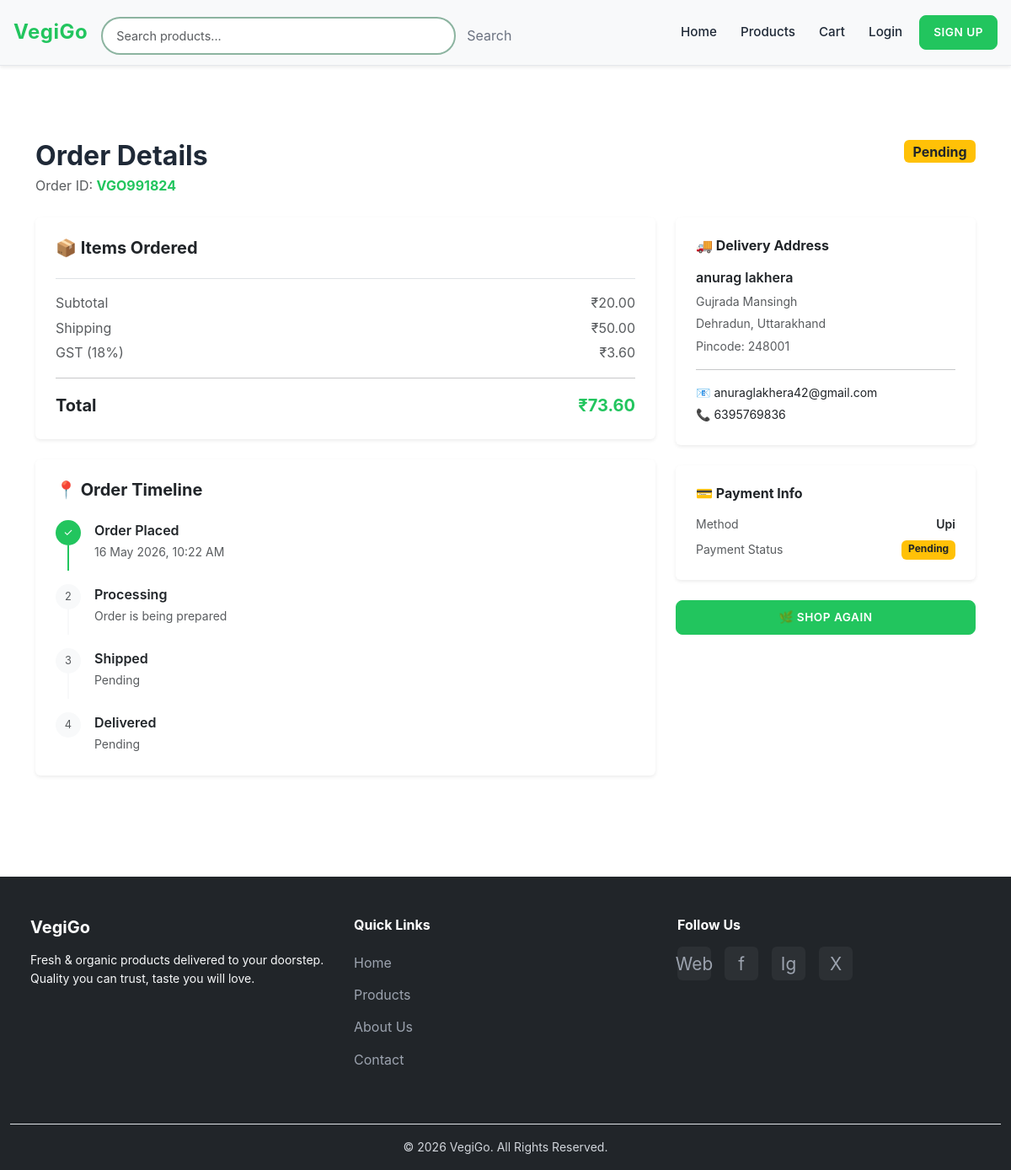
The app's page /order/2/ with its own data.
### vgapp/models.py (models this page shows, shortened)
class Order(models.Model):
    ORDER_STATUS_CHOICES = [
        ('pending',    'Pending'),
        ('processing', 'Processing'),
        ('shipped',    'Shipped'),
        ('delivered',  'Delivered'),
        ('cancelled',  'Cancelled'),
        ('refunded',   'Refunded'),
    ]
    PAYMENT_STATUS_CHOICES = [
        ('pending',   'Pending'),
        ('completed', 'Completed'),
        ('failed',    'Failed'),
        ('refunded',  'Refunded'),
    ]
    PAYMENT_METHOD_CHOICES = [
        ('cod',  'Cash on Delivery'),
        ('card', 'Credit/Debit Card'),
        ('upi',  'UPI'),
    ]
    order_id   = models.CharField(max_length=20, unique=True, blank=True)
    user       = models.ForeignKey(User, on_delete=models.SET_NULL, null=True, blank=True, related_name='orders')
    guest      = models.ForeignKey(GuestUser, on_delete=models.SET_NULL, null=True, blank=True, related_name='orders')
    customer_name  = models.CharField(max_length=255)
    customer_email = models.EmailField()
    customer_phone = models.CharField(max_length=15)
    shipping_address = models.CharField(max_length=255)
    shipping_city    = models.CharField(max_length=100)
    shipping_state   = models.CharField(max_length=100)
    shipping_pincode = models.CharField(max_length=10)
    subtotal      = models.DecimalField(max_digits=10, decimal_places=2, default=0)
    tax           = models.DecimalField(max_digits=10, decimal_places=2, default=0)
    shipping_cost = models.DecimalField(max_digits=10, decimal_places=2, default=0)
    discount      = models.DecimalField(max_digits=10, decimal_places=2, default=0)
    total_amount  = models.DecimalField(max_digits=10, decimal_places=2)
    order_status   = models.CharField(max_length=20, choices=ORDER_STATUS_CHOICES, default='pending')
    payment_status = models.CharField(max_length=20, choices=PAYMENT_STATUS_CHOICES, default='pending')
    payment_method = models.CharField(max_length=20, choices=PAYMENT_METHOD_CHOICES, default='cod')
    notes           = models.TextField(blank=True)
    tracking_number = models.CharField(max_length=100, blank=True)
    created_at   = models.DateTimeField(auto_now_add=True)
    updated_at   = models.DateTimeField(auto_now=True)
    shipped_at   = models.DateTimeField(null=True, blank=True)
    delivered_at = models.DateTimeField(null=True, blank=True)
    class Meta:
        ordering = ['-created_at']

### vgapp/views.py (the view)
# urls.py: path('order/<int:order_id>/', order_detail, name='order_detail'),
def order_detail(request, order_id):
    order = get_object_or_404(Order, id=order_id)
    return render(request, 'checkout/order_detail.html', {'order': order})

### templates/checkout/order_detail.html (shortened to what this page needs)
{% extends 'base.html' %}
{% load static %}
{% block content %}
<main class="main-content pt-5">
<div class="container py-5">
    <div class="d-flex justify-content-between align-items-start mb-4 flex-wrap gap-2">
        <div>
            <h2 class="fw-bold mb-1">Order Details</h2>
            <p class="text-muted mb-0">Order ID: <strong class="text-success">{{ order.order_id }}</strong></p>
        </div>
        <div>
            <span class="badge fs-6
                {% if order.order_status == 'delivered' %}bg-success
                {% elif order.order_status == 'shipped' %}bg-primary
                {% elif order.order_status == 'processing' %}bg-info text-dark
                {% elif order.order_status == 'cancelled' %}bg-danger
                {% else %}bg-warning text-dark
                {% endif %}">
                {{ order.get_order_status_display }}
            </span>
        </div>
    </div>
    <div class="row g-4">
        <div class="col-lg-8">
            <div class="card shadow-sm border-0 mb-4">
                <div class="card-body p-4">
                    <h5 class="fw-bold mb-4">📦 Items Ordered</h5>
                    <div class="mt-4 pt-3 border-top">
                        <div class="d-flex justify-content-between mb-1 text-muted">
                            <span>Subtotal</span>
                            <span>₹{{ order.subtotal }}</span>
                        </div>
                        <div class="d-flex justify-content-between mb-1 text-muted">
                            <span>Shipping</span>
                            <span>₹{{ order.shipping_cost }}</span>
                        </div>
                        <div class="d-flex justify-content-between mb-2 text-muted">
                            <span>GST (18%)</span>
                            <span>₹{{ order.tax|floatformat:2 }}</span>
                        </div>
                        <hr>
                        <div class="d-flex justify-content-between fw-bold fs-5">
                            <span>Total</span>
                            <span class="text-success">₹{{ order.total_amount|floatformat:2 }}</span>
                        </div>
                    </div>
                </div>
            </div>
            <div class="card shadow-sm border-0 mb-4">
                <div class="card-body p-4">
                    <h5 class="fw-bold mb-4">📍 Order Timeline</h5>
                    <div class="timeline">
                        <div class="d-flex gap-3 mb-3">
                            <div class="text-center" style="min-width: 30px;">
                                <div class="rounded-circle bg-success d-flex align-items-center justify-content-center"
                                     style="width: 30px; height: 30px; color: white; font-size: 0.8rem;">✓</div>
                                <div class="bg-success" style="width: 2px; height: 30px; margin: 0 auto;"></div>
                            </div>
                            <div>
                                <p class="fw-semibold mb-0">Order Placed</p>
                                <small class="text-muted">{{ order.created_at|date:"d M Y, h:i A" }}</small>
                            </div>
                        </div>
                        <div class="d-flex gap-3 mb-3">
                            <div class="text-center" style="min-width: 30px;">
                                <div class="rounded-circle d-flex align-items-center justify-content-center
                                    {% if order.order_status == 'processing' or order.order_status == 'shipped' or order.order_status == 'delivered' %}
                                        bg-success text-white
                                    {% else %}bg-light text-muted{% endif %}"
                                     style="width: 30px; height: 30px; font-size: 0.8rem;">
                                    {% if order.order_status == 'processing' or order.order_status == 'shipped' or order.order_status == 'delivered' %}✓{% else %}2{% endif %}
                                </div>
                                <div class="{% if order.order_status == 'shipped' or order.order_status == 'delivered' %}bg-success{% else %}bg-light{% endif %}"
                                     style="width: 2px; height: 30px; margin: 0 auto;"></div>
                            </div>
                            <div>
                                <p class="fw-semibold mb-0">Processing</p>
                                <small class="text-muted">Order is being prepared</small>
                            </div>
                        </div>
                        <div class="d-flex gap-3 mb-3">
                            <div class="text-center" style="min-width: 30px;">
                                <div class="rounded-circle d-flex align-items-center justify-content-center
                                    {% if order.order_status == 'shipped' or order.order_status == 'delivered' %}bg-success text-white{% else %}bg-light text-muted{% endif %}"
                                     style="width: 30px; height: 30px; font-size: 0.8rem;">
                                    {% if order.order_status == 'shipped' or order.order_status == 'delivered' %}✓{% else %}3{% endif %}
                                </div>
                                <div class="{% if order.order_status == 'delivered' %}bg-success{% else %}bg-light{% endif %}"
                                     style="width: 2px; height: 30px; margin: 0 auto;"></div>
                            </div>
                            <div>
                                <p class="fw-semibold mb-0">Shipped</p>
                                <small class="text-muted">
                                    {% if order.shipped_at %}{{ order.shipped_at|date:"d M Y" }}{% else %}Pending{% endif %}
                                </small>
                            </div>
                        </div>
                        <div class="d-flex gap-3">
                            <div class="text-center" style="min-width: 30px;">
                                <div class="rounded-circle d-flex align-items-center justify-content-center
                                    {% if order.order_status == 'delivered' %}bg-success text-white{% else %}bg-light text-muted{% endif %}"
                                     style="width: 30px; height: 30px; font-size: 0.8rem;">
                                    {% if order.order_status == 'delivered' %}✓{% else %}4{% endif %}
                                </div>
                            </div>
                            <div>
                                <p class="fw-semibold mb-0">Delivered</p>
                                <small class="text-muted">
                                    {% if order.delivered_at %}{{ order.delivered_at|date:"d M Y" }}{% else %}Pending{% endif %}
                                </small>
                            </div>
                        </div>
                    </div>
                </div>
            </div>
        </div>
        <div class="col-lg-4">
            <div class="card shadow-sm border-0 mb-4">
                <div class="card-body p-4">
                    <h6 class="fw-bold mb-3">🚚 Delivery Address</h6>
                    <p class="fw-semibold mb-1">{{ order.customer_name }}</p>
                    <p class="text-muted small mb-1">{{ order.shipping_address }}</p>
                    <p class="text-muted small mb-1">{{ order.shipping_city }}, {{ order.shipping_state }}</p>
                    <p class="text-muted small mb-2">Pincode: {{ order.shipping_pincode }}</p>
                    <hr>
                    <p class="small mb-1">📧 {{ order.customer_email }}</p>
                    <p class="small mb-0">📞 {{ order.customer_phone }}</p>
                </div>
            </div>
            <div class="card shadow-sm border-0 mb-4">
                <div class="card-body p-4">
                    <h6 class="fw-bold mb-3">💳 Payment Info</h6>
                    <div class="d-flex justify-content-between mb-2">
                        <span class="text-muted small">Method</span>
                        <span class="fw-semibold small text-capitalize">{{ order.payment_method }}</span>
                    </div>
                    <div class="d-flex justify-content-between">
                        <span class="text-muted small">Payment Status</span>
                        <span class="badge
                            {% if order.payment_status == 'completed' %}bg-success
                            {% elif order.payment_status == 'failed' %}bg-danger
                            {% else %}bg-warning text-dark{% endif %}">
                            {{ order.get_payment_status_display }}
                        </span>
                    </div>
                </div>
            </div>
            <div class="d-grid gap-2">
                <a href="{% url 'products' %}" class="btn btn-success">🌿 Shop Again</a>
            </div>
        </div>
    </div>
</div>
</main>
{% endblock %}

### static/style.css (style rules this page uses)
:root { --primary-color: #22c55e; --primary-light: #84cc16; --primary-dark: #16a34a; --secondary-color: #8cb4a0; --text-primary: #1f2937; --text-secondary: #6b7280; --text-light: #f3f4f6; --border-color: #e5e7eb; --card-bg: #ffffff; --card-shadow: 0 1px 3px rgba(0, 0, 0, 0.1); --card-shadow-hover: 0 10px 25px rgba(34, 197, 94, 0.2); --transition: all 0.3s ease; }
* { margin: 0; padding: 0; box-sizing: border-box; }
body { font-family: -apple-system, BlinkMacSystemFont, 'Segoe UI', Roboto, 'Helvetica Neue', Arial, sans-serif; color: var(--text-primary); line-height: 1.6; display: flex; flex-direction: column; min-height: 100vh; }
.main-content { flex: 1; }
.btn-success { background-color: var(--primary-color); border-color: var(--primary-color); font-weight: 600; border-radius: 8px; padding: 0.6rem 1.2rem; transition: var(--transition); text-transform: uppercase; font-size: 0.85rem; letter-spacing: 0.5px; position: relative; overflow: hidden; }
.text-success { color: var(--primary-color) !important; }
.bg-success { background-color: var(--primary-color) !important; }
html { scroll-behavior: smooth; }

### templates/base.html (style rules this page uses)
body { padding-top: 70px; }

### records on screen
Order: order_id "VGO991824", order_status "Pending", subtotal "20.00", shipping_cost "50.00", tax "3.60", total_amount "73.60", created_at "16 May 2026, 10:22 AM", customer_name "anurag lakhera", shipping_address "Gujrada Mansingh", shipping_city "Dehradun", shipping_state "Uttarakhand", shipping_pincode "248001", customer_email "anuraglakhera42@gmail.com", customer_phone "6395769836", payment_method "Upi", payment_status "Pending"
